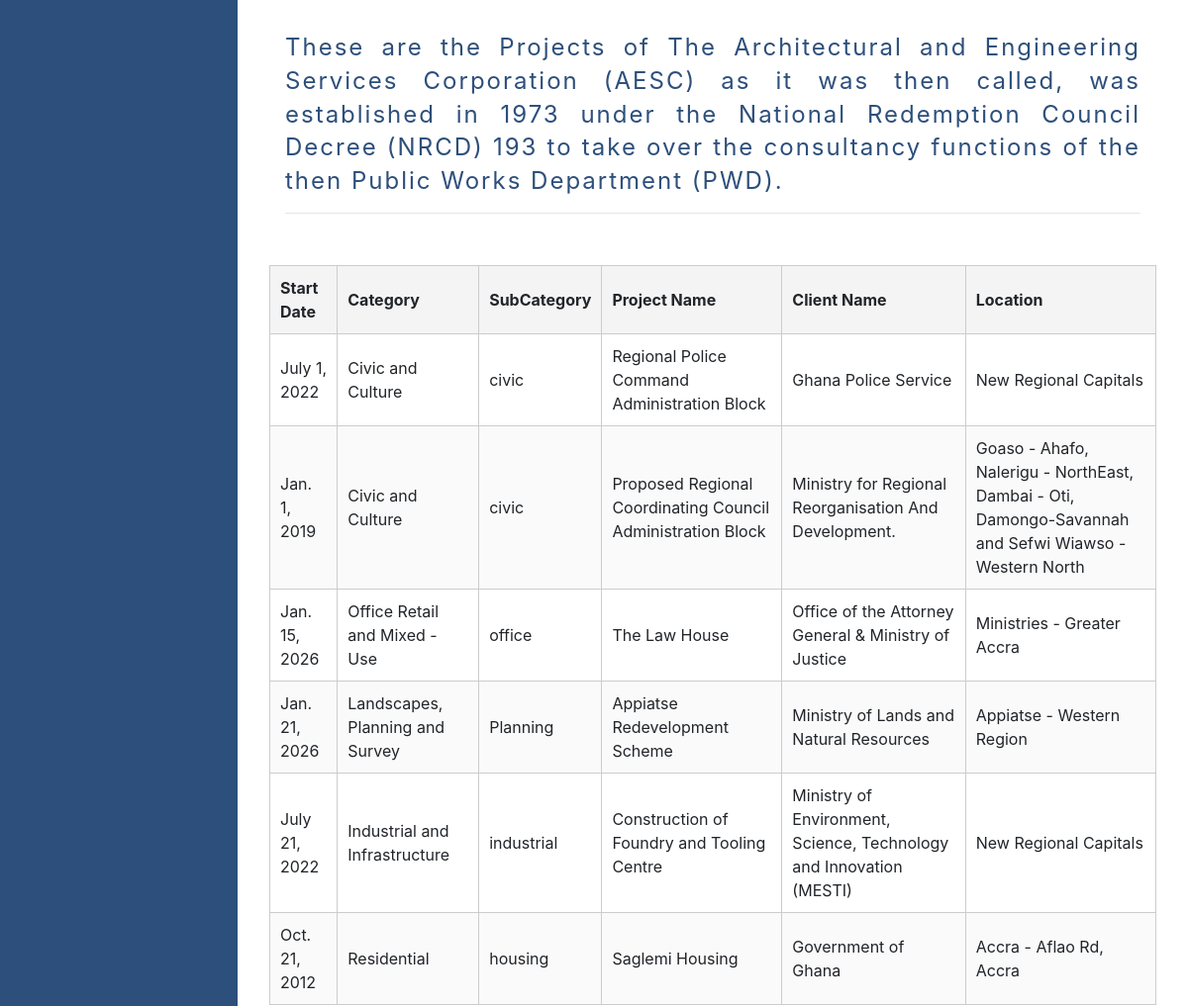
The app's page /projects/projects-list/ (middle part), older data.
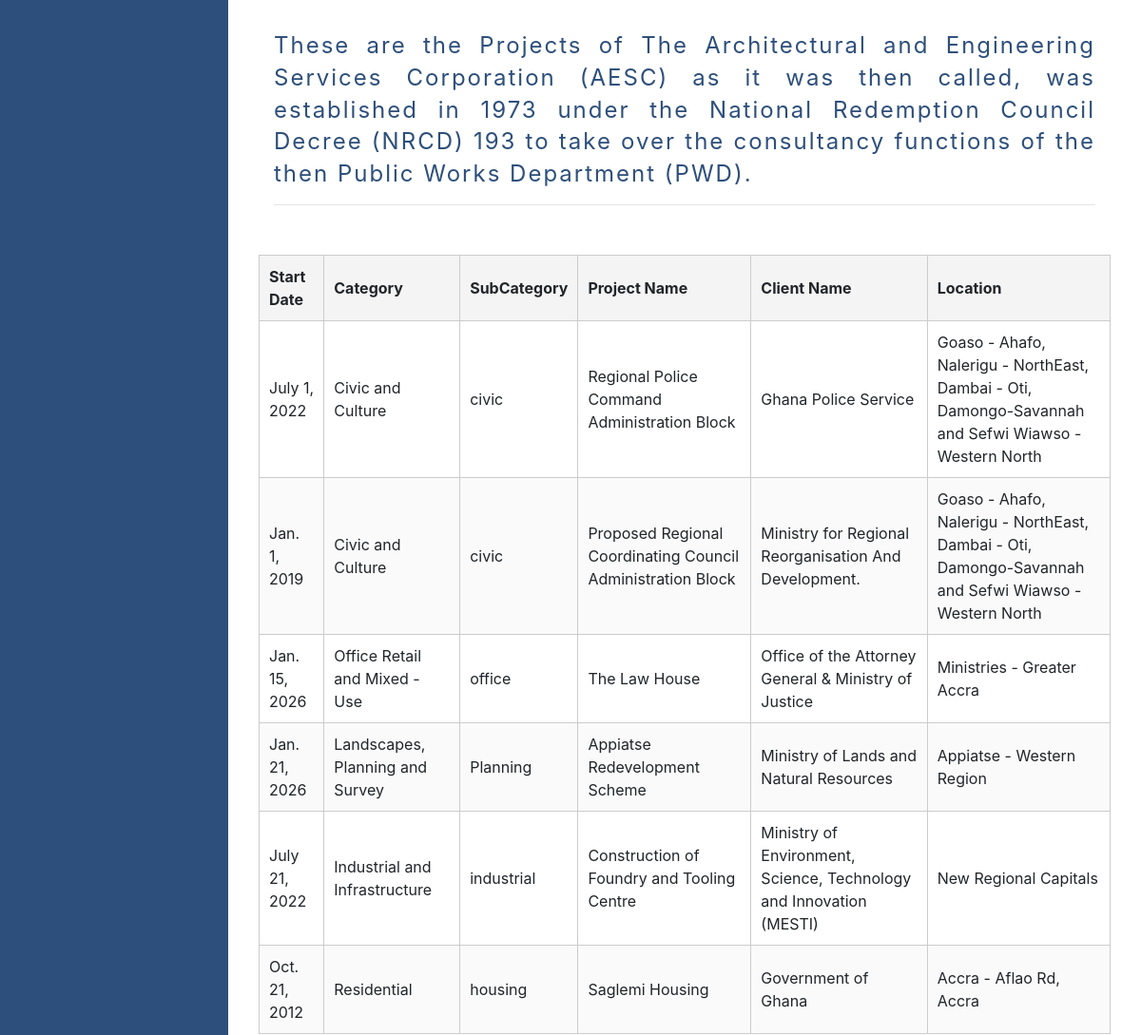
The same page, newer data.
### frontend/models.py (models this page shows, shortened)
class ImageOptimizeMixin:
    IMAGE_MAX_SIZE = (1200, 1200)
    IMAGE_QUALITY = 85

class Project(models.Model, ImageOptimizeMixin):
    title = models.CharField(max_length=200)
    client = models.CharField(max_length=200)
    location = models.CharField(max_length=300, default="Accra")
    picture = models.ImageField(
        upload_to="projects/main_pictures/",
        blank=True,
        null=True,
        max_length=300)
    latitude = models.FloatField(
        null=True,  # ← allow database NULL
        blank=True,  # ← allow blank in forms/admin
        help_text="e.g., 5.6037 for Accra",
    )
    longitude = models.FloatField(
        null=True, blank=True, help_text="e.g., -0.1870 for Accra"
    )
    little_text_details = models.TextField()
    project_coordinator = models.CharField(max_length=150)
    project_leaders = models.ManyToManyField(
        ProjectLeader, related_name="projects")
    other_team_members = models.ManyToManyField(
        ProjectTeamMember, related_name="projects", blank=True
    )
    total_floor_area = models.CharField(max_length=100)
    start_date = models.DateField()
    completed_date = models.DateField(blank=True, null=True)
    job_sheets = models.CharField(max_length=300, blank=True)
    certificate = models.CharField(max_length=300, blank=True)
    category = models.ForeignKey(
        ProjectCategory,
        on_delete=models.SET_NULL,
        null=True,
        related_name="projects")
    created_at = models.DateTimeField(auto_now_add=True)
    slug = models.SlugField(
        max_length=250,
        blank=True,
        help_text="Auto-generated from title for clean URLs",
    )

class ProjectCategory(models.Model):
    name = models.CharField(max_length=100, unique=True)
    slug = models.SlugField(unique=True, blank=True)
    def __str__(self):
        return self.name

### frontend/views.py (the view)
class ProjectListView(View):
    def get(self, request):
        projects = Project.objects.all()
        context = {"title": "Projects List", "projects": projects}
        return render(request, "frontend/project_list.html", context)

### templates/frontend/project_list.html (shortened to what this page needs)
{% extends 'base.html' %} {% load static %} {% block content %}
<section class="projects__text">
    <p>
        These are the Projects of The Architectural and Engineering Services
        Corporation (AESC) as it was then called, was established in 1973 under
        the National Redemption Council Decree (NRCD) 193 to take over the
        consultancy functions of the then Public Works Department (PWD).
    </p>
    <hr />
</section>
<section class="projects__list">
    <table>
        <thead>
            <tr>
                <th>Start Date</th>
                <th>Category</th>
                <th>SubCategory</th>
                <th>Project Name</th>
                <th>Client Name</th>
                <th>Location</th>
            </tr>
        </thead>
        <tbody>
            {% for project in projects %}
            <tr
                onclick="window.location='{% url 'project_detail' project.pk %}'"
                style="cursor: pointer"
            >
                <a href="{% url 'project_detail' project.pk %}">
                    <td>{{ project.start_date }}</td>
                    <td>{{ project.category }}</td>
                    <td>{{ project.category.slug }}</td>
                    <td>{{ project.title }}</td>
                    <td>{{ project.client }}</td>
                    <td>{{ project.location }}</td>
                </a>
            </tr>
            {% endfor %}
        </tbody>
    </table>
</section>
{% endblock content %}

Row changes from the older to the newer data that the page shows:
changed Project "July 1, 2022": location "New Regional Capitals" → "Goaso - Ahafo, Nalerigu - NorthEast, Dambai - Oti, Damongo-Savannah and Sefwi Wiawso -Western North"
